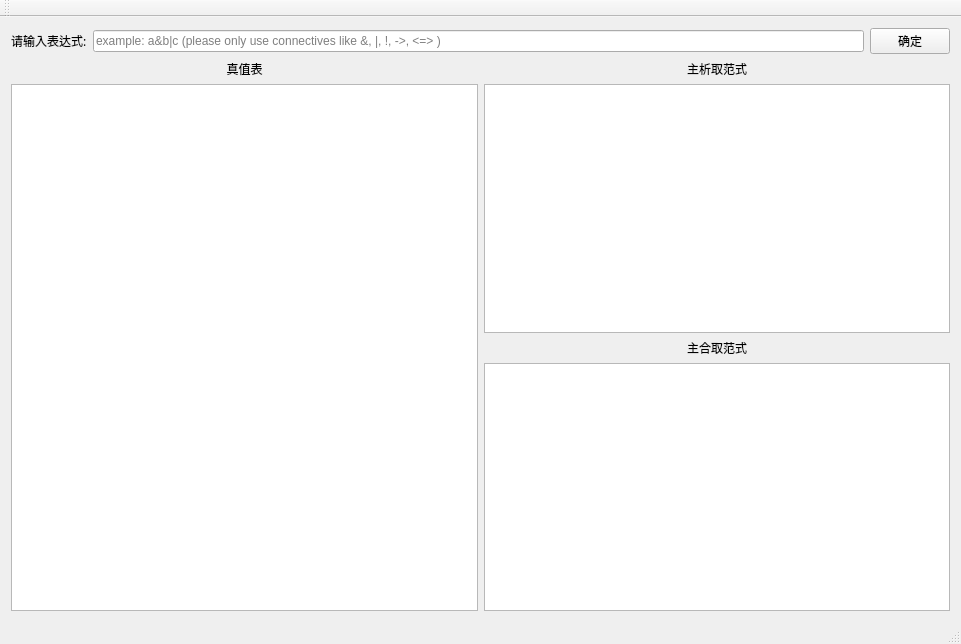
<?xml version="1.0" encoding="UTF-8"?>
<ui version="4.0">
 <class>MainWindow</class>
 <widget class="QMainWindow" name="MainWindow">
  <property name="geometry">
   <rect>
    <x>0</x>
    <y>0</y>
    <width>961</width>
    <height>644</height>
   </rect>
  </property>
  <property name="windowTitle">
   <string>TrueTable</string>
  </property>
  <widget class="QWidget" name="centralWidget">
   <layout class="QVBoxLayout" name="verticalLayout_3">
    <item>
     <layout class="QHBoxLayout" name="horizontalLayout">
      <item>
       <widget class="QLabel" name="label">
        <property name="font">
         <font>
          <family>Microsoft YaHei</family>
          <weight>50</weight>
          <bold>false</bold>
         </font>
        </property>
        <property name="text">
         <string>请输入表达式:</string>
        </property>
        <property name="textFormat">
         <enum>Qt::AutoText</enum>
        </property>
       </widget>
      </item>
      <item>
       <widget class="QLineEdit" name="lineEdit">
        <property name="placeholderText">
         <string>example: a&amp;b|c (please only use connectives like &amp;, |, !, -&gt;, &lt;=&gt; )</string>
        </property>
        <property name="clearButtonEnabled">
         <bool>true</bool>
        </property>
       </widget>
      </item>
      <item>
       <widget class="QPushButton" name="pushButton">
        <property name="text">
         <string>确定</string>
        </property>
       </widget>
      </item>
     </layout>
    </item>
    <item>
     <layout class="QHBoxLayout" name="horizontalLayout_2">
      <item>
       <layout class="QVBoxLayout" name="verticalLayout_2">
        <item>
         <widget class="QLabel" name="label_2">
          <property name="font">
           <font>
            <family>Microsoft YaHei</family>
           </font>
          </property>
          <property name="text">
           <string>真值表</string>
          </property>
          <property name="alignment">
           <set>Qt::AlignCenter</set>
          </property>
         </widget>
        </item>
        <item>
         <widget class="QTableView" name="tableView"/>
        </item>
       </layout>
      </item>
      <item>
       <layout class="QVBoxLayout" name="verticalLayout">
        <item>
         <widget class="QLabel" name="label_3">
          <property name="font">
           <font>
            <family>Microsoft YaHei</family>
           </font>
          </property>
          <property name="layoutDirection">
           <enum>Qt::LeftToRight</enum>
          </property>
          <property name="text">
           <string>主析取范式</string>
          </property>
          <property name="alignment">
           <set>Qt::AlignCenter</set>
          </property>
         </widget>
        </item>
        <item>
         <layout class="QHBoxLayout" name="horizontalLayout_4">
          <item>
           <widget class="QTextBrowser" name="textBrowser"/>
          </item>
         </layout>
        </item>
        <item>
         <widget class="QLabel" name="label_4">
          <property name="font">
           <font>
            <family>Microsoft YaHei</family>
           </font>
          </property>
          <property name="text">
           <string>主合取范式</string>
          </property>
          <property name="alignment">
           <set>Qt::AlignCenter</set>
          </property>
         </widget>
        </item>
        <item>
         <layout class="QHBoxLayout" name="horizontalLayout_3">
          <item>
           <widget class="QTextBrowser" name="textBrowser_2"/>
          </item>
         </layout>
        </item>
       </layout>
      </item>
     </layout>
    </item>
   </layout>
  </widget>
  <widget class="QMenuBar" name="menuBar">
   <property name="geometry">
    <rect>
     <x>0</x>
     <y>0</y>
     <width>961</width>
     <height>17</height>
    </rect>
   </property>
  </widget>
  <widget class="QToolBar" name="mainToolBar">
   <attribute name="toolBarArea">
    <enum>TopToolBarArea</enum>
   </attribute>
   <attribute name="toolBarBreak">
    <bool>false</bool>
   </attribute>
  </widget>
  <widget class="QStatusBar" name="statusBar"/>
 </widget>
 <layoutdefault spacing="6" margin="11"/>
 <resources/>
 <connections/>
</ui>
